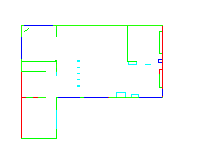
#> input picture Location/maps/0.bmp, 200 x 150 px
$ python test2.py
#> lines starting #> are read from the running program, lines starting #| are printed output that depends on the picture
from PIL import Image
import matplotlib.pyplot as plt
from math import sqrt, sin, cos, atan, fabs, pi, e


def get_path_obstacle(rgb_map, x1, y1, x2, y2):
    rssi_subtract = 0
    dx = x2 - x1
    dy = y2 - y1
    px_distance = sqrt(dy ** 2 + dx ** 2)
    path_angle = fabs(atan(dy/dx)) if not dx == 0 else pi/2
    x_neg = dx < 0
    y_neg = dy < 0
    for path_distance in range(int(px_distance)):
        path_x = path_distance * cos(path_angle) * (-1 if x_neg else 1)
        path_y = path_distance * sin(path_angle) * (-1 if y_neg else 1)
        path_x = path_x + x1
        path_y = path_y + y1
        r, g, b = rgb_map.getpixel((path_x, path_y))
        if b - r > 30 and g - r > 30:
            rssi_subtract += 2
        elif r - g > 30 and r - b > 30:
            rssi_subtract += 8
        elif g - r > 30 and g - b > 30:
            rssi_subtract += 6
        elif b - r > 30 and b - g > 30:
            rssi_subtract += 4
    return rssi_subtract


def draw_heat_map(rssi_map, min_val, max_val, width, height):
    heat_map = Image.new("RGB", size=(width, height))
    pixels = heat_map.load()
    val_range = max_val - min_val
    for pos, val in rssi_map.items():
        x = pos[0]
        y = pos[1]
        colour_intensity = ((val - min_val) / val_range) * 255
        pixels[x, y] = (int(colour_intensity), 0, 0)
    plt.imshow(heat_map)
    plt.show()


def create_map(map_dir, ap_x, ap_y):
#> called with map_dir = 'maps/0.bmp', ap_x = 50, ap_y = 100
    obstacle_map = Image.open(map_dir)
#> obstacle_map is the input picture: PIL image 200x150 RGBA; mean R, G, B, A 249.7, 252.6, 250.2, 255
    width, height = obstacle_map.size
#> width = 200; height = 150
    rgb_map = obstacle_map.convert("RGB")
    rssi_map = {}
    for x in range(width):
        for y in range(height):
            r, g, b = rgb_map.getpixel((x, y))
            if r == g == b == 0:
                rssi_map[(x, y)] = -1
                continue
            dy = x - ap_x
            dx = y - ap_y
            distance = sqrt(dy**2 + dx**2) / 10
            raw_rssi = e ** (-0.232584 * distance) * (87.4389 - 81 * e ** (0.232584 * distance))
            adjusted_rssi = raw_rssi - get_path_obstacle(rgb_map, x, y, ap_x, ap_y)
            rssi_map[(x, y)] = adjusted_rssi
    draw_heat_map(rssi_map, -90, -30, width, height)
#> in draw_heat_map, `heat_map = Image.new("RGB", size=(width, height))`: heat_map: PIL image 200x150 RGB; every value is 0
#> the loop in draw_heat_map, `for pos, val in rssi_map.items():` made 30000 passes
#> (pos, val) on passes 1 to 3: ((0, 0), -98.51), ((0, 1), -94.37), ((0, 2), -94.23)
#> in draw_heat_map, `plt.show()`:
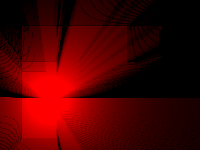
#> shown: shape (150, 200, 3); mean R, G, B 77, 0, 0


create_map("maps/0.bmp", 50, 100)
